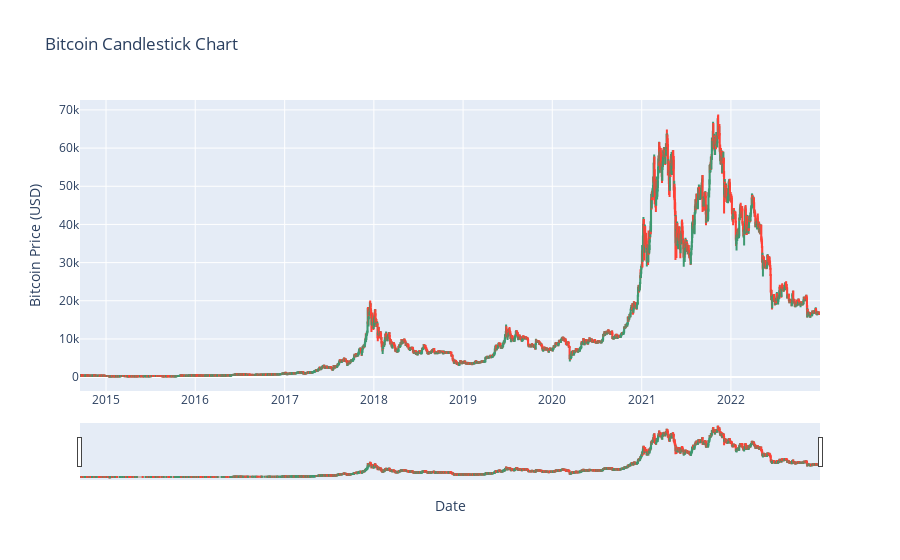

Write notebook code for a chart like this one.
### Code cell
# Candlestick chart
import plotly.graph_objects as go

fig = go.Figure(data=[go.Candlestick(x=bitcoin_data.index,
                open=bitcoin_data['Open'],
                high=bitcoin_data['High'],
                low=bitcoin_data['Low'],
                close=bitcoin_data['Close'])])

fig.update_layout(title='Bitcoin Candlestick Chart',
                  xaxis_title='Date',
                  yaxis_title='Bitcoin Price (USD)')
fig.show()

### Figure 1 — Plotly figure (JSON) as saved in the notebook; plotly's stock layout.template omitted (floating-point values rounded to 4 significant figures; data arrays with more than 128 entries replaced by an {"elided": "..."} marker saying what was removed)
{"data": [{"close": {"elided": "3028 float values"}, "high": {"elided": "3028 float values"}, "low": {"elided": "3028 float values"}, "open": {"elided": "3028 float values"}, "type": "candlestick", "x": {"elided": "3028 str values"}}], "layout": {"title": {"text": "Bitcoin Candlestick Chart"}, "xaxis": {"title": {"text": "Date"}}, "yaxis": {"title": {"text": "Bitcoin Price (USD)"}}}}
